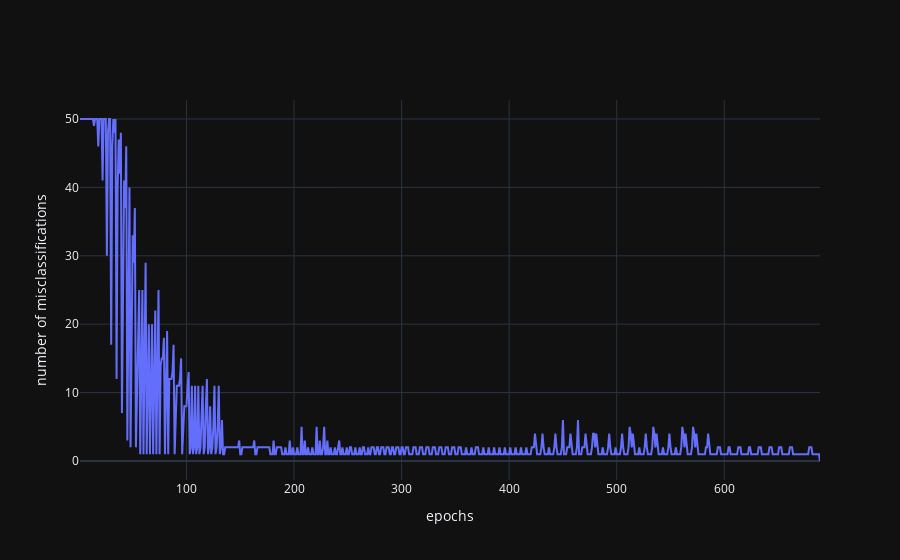

Write notebook code for a chart like this one.
### Code cell
fig = go.Figure(data=go.Scatter(x=[i+1 for i in range(len(error_points))], y=error_points))
fig.update_layout(xaxis_title = "epochs", 
                    yaxis_title = "number of misclassifications",template="plotly_dark")
fig.show()

### Figure 1 — Plotly figure (JSON) as saved in the notebook; plotly's stock layout.template omitted (floating-point values rounded to 4 significant figures; data arrays with more than 128 entries replaced by an {"elided": "..."} marker saying what was removed)
{"data": [{"type": "scatter", "x": {"elided": "689 int values"}, "y": {"elided": "689 int values"}}], "layout": {"xaxis": {"title": {"text": "epochs"}}, "yaxis": {"title": {"text": "number of misclassifications"}}}}
